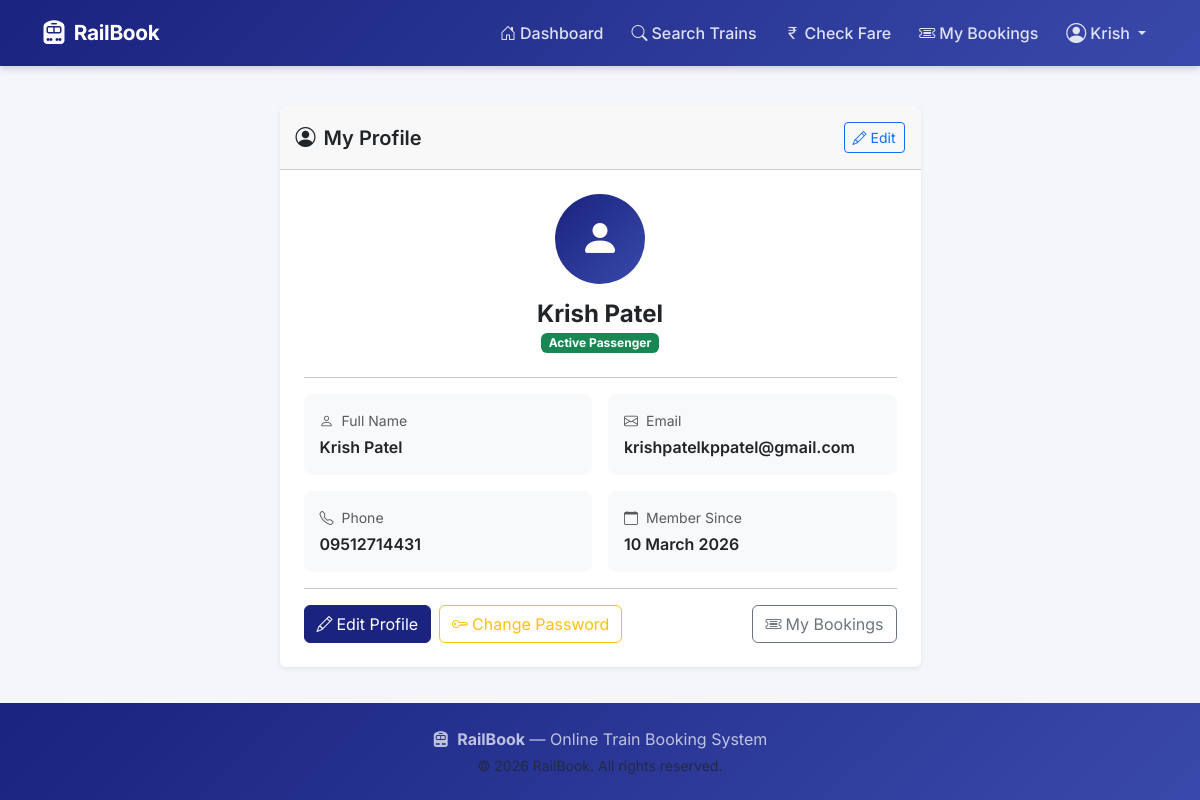
The app's page /user/profile (signed in) with its own data.
### models/user.py (models this page shows, shortened)
class User(UserMixin, db.Model):
    __tablename__ = 'users'
    id            = db.Column(db.Integer, primary_key=True)
    full_name     = db.Column(db.String(100), nullable=False)
    email         = db.Column(db.String(150), unique=True, nullable=False, index=True)
    phone         = db.Column(db.String(15), nullable=False)
    password_hash = db.Column(db.String(255), nullable=False)
    created_at    = db.Column(db.DateTime, default=datetime.utcnow)
    bookings = db.relationship('Booking', backref='user', lazy=True,
                               cascade='all, delete-orphan')

### routes/user.py (the view)
@user_bp.route('/profile')
@login_required
def profile():
    return render_template('user/profile.html')

### app.py (called while the page is built)
@login_manager.user_loader
def load_user(user_id):
    return User.query.get(int(user_id))

### templates/user/profile.html (shortened to what this page needs)
{% extends 'base.html' %}
{% block content %}
<div class="container">
    <div class="row justify-content-center">
        <div class="col-lg-7">
            <div class="card border-0 shadow-sm">
                <div class="card-header py-3 d-flex justify-content-between align-items-center">
                    <h5 class="mb-0"><i class="bi bi-person-circle me-2"></i>My Profile</h5>
                    <a href="{{ url_for('user.edit_profile') }}" class="btn btn-sm btn-outline-primary">
                        <i class="bi bi-pencil me-1"></i>Edit
                    </a>
                </div>
                <div class="card-body p-4">
                    <div class="text-center mb-4">
                        <div class="profile-avatar mx-auto mb-3">
                            <i class="bi bi-person-fill fs-1"></i>
                        </div>
                        <h4 class="fw-bold mb-0">{{ current_user.full_name }}</h4>
                        <span class="badge bg-success mt-1">Active Passenger</span>
                    </div>
                    <hr />
                    <div class="row g-3">
                        <div class="col-md-6">
                            <div class="profile-field p-3 rounded-3 bg-light">
                                <div class="text-muted small mb-1"><i class="bi bi-person me-2"></i>Full Name</div>
                                <div class="fw-semibold">{{ current_user.full_name }}</div>
                            </div>
                        </div>
                        <div class="col-md-6">
                            <div class="profile-field p-3 rounded-3 bg-light">
                                <div class="text-muted small mb-1"><i class="bi bi-envelope me-2"></i>Email</div>
                                <div class="fw-semibold">{{ current_user.email }}</div>
                            </div>
                        </div>
                        <div class="col-md-6">
                            <div class="profile-field p-3 rounded-3 bg-light">
                                <div class="text-muted small mb-1"><i class="bi bi-telephone me-2"></i>Phone</div>
                                <div class="fw-semibold">{{ current_user.phone }}</div>
                            </div>
                        </div>
                        <div class="col-md-6">
                            <div class="profile-field p-3 rounded-3 bg-light">
                                <div class="text-muted small mb-1"><i class="bi bi-calendar me-2"></i>Member Since</div>
                                <div class="fw-semibold">{{ current_user.created_at.strftime('%d %B %Y') }}</div>
                            </div>
                        </div>
                    </div>
                    <hr />
                    <div class="d-flex gap-2">
                        <a href="{{ url_for('user.edit_profile') }}" class="btn btn-primary">
                            <i class="bi bi-pencil me-1"></i>Edit Profile
                        </a>
                        <a href="{{ url_for('user.change_password') }}" class="btn btn-outline-warning">
                            <i class="bi bi-key me-1"></i>Change Password
                        </a>
                        <a href="{{ url_for('user.booking_history') }}" class="btn btn-outline-secondary ms-auto">
                            <i class="bi bi-ticket-detailed me-1"></i>My Bookings
                        </a>
                    </div>
                </div>
            </div>
        </div>
    </div>
</div>
{% endblock %}

### templates/base.html (shortened to what this page needs)
<!DOCTYPE html>
<html lang="en">
<head>
  <link rel="stylesheet" href="https://cdn.jsdelivr.net/npm/bootstrap@5.3.2/dist/css/bootstrap.min.css"/>
  <link rel="stylesheet" href="https://cdn.jsdelivr.net/npm/bootstrap-icons@1.11.3/font/bootstrap-icons.css"/>
  <link rel="stylesheet" href="{{ url_for('static', filename='css/style.css') }}"/>
</head>
<body>
<nav class="navbar navbar-expand-lg navbar-dark sticky-top" id="mainNav">
  <div class="container">
    <a class="navbar-brand d-flex align-items-center gap-2" href="{{ url_for('auth.index') }}">
      <i class="bi bi-train-front-fill fs-4"></i>
      <span class="fw-bold">RailBook</span>
    </a>
    <div class="collapse navbar-collapse" id="navbarNav">
      <ul class="navbar-nav ms-auto align-items-lg-center gap-lg-1">
        {% if current_user.is_authenticated %}
          <li class="nav-item">
            <a class="nav-link" href="{{ url_for('user.dashboard') }}">
              <i class="bi bi-house-door me-1"></i>Dashboard
            </a>
          </li>
          <li class="nav-item">
            <a class="nav-link" href="{{ url_for('user.search') }}">
              <i class="bi bi-search me-1"></i>Search Trains
            </a>
          </li>
          <li class="nav-item">
            <a class="nav-link" href="{{ url_for('user.check_fare') }}">
              <i class="bi bi-currency-rupee me-1"></i>Check Fare
            </a>
          </li>
          <li class="nav-item">
            <a class="nav-link" href="{{ url_for('user.booking_history') }}">
              <i class="bi bi-ticket-detailed me-1"></i>My Bookings
            </a>
          </li>
          <li class="nav-item dropdown">
            <a class="nav-link dropdown-toggle d-flex align-items-center gap-1"
               href="#" id="userDropdown" role="button" data-bs-toggle="dropdown">
              <i class="bi bi-person-circle fs-5"></i>
              {{ current_user.full_name.split()[0] }}
            </a>
          </li>
        {% endif %}
      </ul>
    </div>
  </div>
</nav>
<main class="py-4">
  {% block content %}{% endblock %}
</main>
<footer class="footer mt-auto py-4">
  <div class="container text-center">
    <p class="mb-1">
      <i class="bi bi-train-front-fill me-1"></i>
      <strong>RailBook</strong> — Online Train Booking System
    </p>
    <p class="text-muted small mb-0">&copy; 2026 RailBook. All rights reserved.</p>
  </div>
</footer>
</body>
</html>

### static/css/style.css (style rules this page uses)
:root { --primary: #1a237e; --primary-light: #3949ab; --accent: #ff6f00; --accent-hover: #e65100; --success: #2e7d32; --surface: #ffffff; --bg: #f4f6f9; --text: #212529; --muted: #6c757d; --border: #dee2e6; --shadow: 0 2px 16px rgba(0, 0, 0, 0.08); --radius: 12px; --radius-sm: 8px; --font: 'Inter', sans-serif; }
*, *::before, *::after { box-sizing: border-box; }
body { font-family: var(--font); background: var(--bg); color: var(--text); min-height: 100vh; display: flex; flex-direction: column; }
main { flex: 1; }
h1, h2, h3, h4, h5, h6 { font-weight: 600; }
#mainNav { background: linear-gradient(135deg, var(--primary) 0%, var(--primary-light) 100%); box-shadow: 0 2px 8px rgba(0,0,0,0.2); padding: 10px 0; }
#mainNav .navbar-brand { font-size: 1.3rem; letter-spacing: -0.3px; }
#mainNav .nav-link { color: rgba(255,255,255,0.85) !important; font-weight: 500; transition: color 0.2s; border-radius: 6px; padding: 6px 12px !important; }
.btn-primary { background: var(--primary); border-color: var(--primary); }
.profile-avatar { width: 90px; height: 90px; background: linear-gradient(135deg, var(--primary), var(--primary-light)); border-radius: 50%; display: flex; align-items: center; justify-content: center; color: #fff; }
.profile-field { transition: background 0.2s; }
.footer { background: linear-gradient(135deg, var(--primary) 0%, var(--primary-light) 100%); color: rgba(255,255,255,0.8); margin-top: auto; }
.footer p { color: rgba(255,255,255,0.7); }

### records on screen
User: full_name "Krish", full_name "Krish Patel", email "krishpatelkppatel@gmail.com", phone "09512714431", created_at "10 March 2026"
